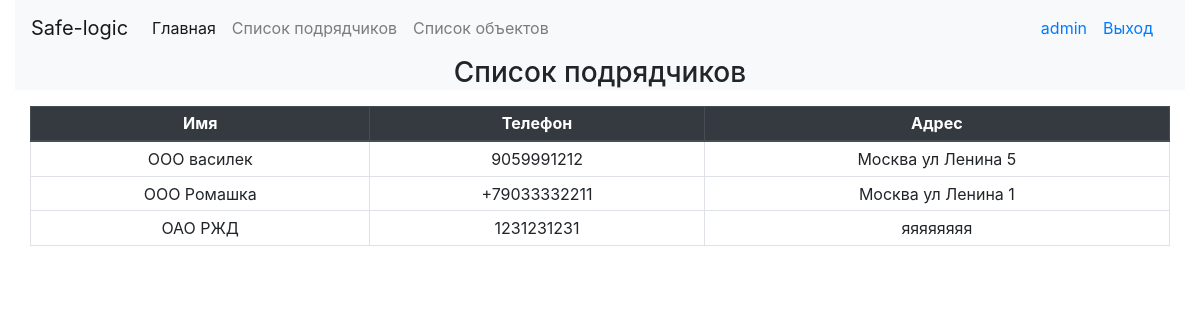
/contractor_list/ (signed in), run on the app's committed database.
### sl_main/models.py (models this page shows, shortened)
class Contractor(models.Model):
    name = models.CharField(verbose_name='Название', max_length=250, null=True, blank=True)
    telephone = models.CharField(verbose_name='Телефон', max_length=250, null=True, blank=True)
    address = models.CharField(verbose_name='Адрес', max_length=250, null=True, blank=True)
    user = models.OneToOneField(User, null=True, on_delete=models.CASCADE)

### sl_main/decorations.py (the view)
        def wrapper_func(request, *args, **kwargs):
            group = None
            if request.user.groups.exists():
                group = request.user.groups.all()[0].name
            if group in allowed_roles:
                return view_func(request, *args, **kwargs)
            else:
                return HttpResponse('Доступ запрещен')

### sl_main/decorations.py (called while the page is built)
def allowed_users(allowed_roles=[]):
    def decorator(view_func):
        def wrapper_func(request, *args, **kwargs):
            group = None
            if request.user.groups.exists():
                group = request.user.groups.all()[0].name
            if group in allowed_roles:
                return view_func(request, *args, **kwargs)
            else:
                return HttpResponse('Доступ запрещен')
        return wrapper_func
    return decorator

### sl_main/views.py (called while the page is built)
@login_required(login_url='login')
@allowed_users(allowed_roles=['admin'])
def contractor_list(request):
    contractor_list = Contractor.objects.all()
    context = {'page_name': "Список подрядчиков", 'contractor_list': contractor_list}
    return render(request, 'sl_main/contractor_list.html', context)

### templates/sl_main/contractor_list.html
{% extends 'sl_main/header.html' %}
{% block content %}
<div class="  text-center bg-light">
    <div class="container">
        <h3 class="mb-3">{{page_name}}</h3>
    </div>
</div>
<div class="container px-lg-5">
    <div class="row mx-lg-n5">
        <table class="table table-bordered table-sm table-hover">
            <thead class="thead-dark">
            <tr>
                <th class="align-middle text-center">Имя</th>
                <th class="align-middle text-center">Телефон</th>
                <th class="align-middle text-center">Адрес</th>
            </tr>
            </thead>
            <tbody>
            {% for item in contractor_list %}
            <tr onclick="window.location.assign('{%url 'contractor' item.id %}');">
                <td class="align-middle text-center">{{ item.name }}</td>
                <td class="align-middle text-center">{{item.telephone}}</td>
                <td class="align-middle text-center">{{item.address}}</td>
            </tr>
            {% endfor %}
            </tbody>
        </table>
    </div>
</div>
{% endblock %}

### templates/sl_main/navbar.html (shortened to what this page needs)
<nav class="navbar navbar-expand-lg navbar-light bg-light">
    <a class="navbar-brand" href="{% url 'base' %}">Safe-logic</a>
    <div class="collapse navbar-collapse" id="navbarTogglerDemo01">
        <ul class="navbar-nav mr-auto mt-2 mt-lg-0">
            {% if request.user.is_superuser == True %}
            <li class="nav-item active">
                <a class="nav-link" href="{% url 'base' %}">Главная <span class="sr-only">(current)</span></a>
            </li>
            <li class="nav-item">
                <a class="nav-link" href="{% url 'contractor_list' %}">Список подрядчиков</a>
            </li>
            <li class="nav-item">
                <a class="nav-link" href="{% url 'list_object'  %} ">Список объектов</a>
            </li>
            {% endif %}
        </ul>
        <form class="form-inline my-2 my-lg-0">
            <a class="nav-item" href="#"> {{request.user}}</a>
            <a class="nav-link" href="{% url 'logout'  %} ">Выход</a>
        </form>
    </div>
</nav>

### data on the page
Contractor: name "ООО василек", telephone "9059991212", address "Москва ул Ленина 5"
Contractor: name "ООО Ромашка", telephone "+79033332211", address "Москва ул Ленина 1"
Contractor: name "ОАО РЖД", telephone "1231231231", address "яяяяяяяя"

### other printed values
{{ request.user }} "admin"
{{ page_name }} "Список подрядчиков"
